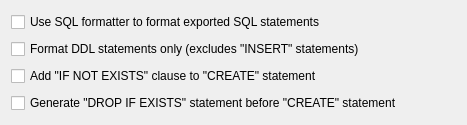
<?xml version="1.0" encoding="UTF-8"?>
<ui version="4.0">
 <class>sqlExportCommonConfig</class>
 <widget class="QWidget" name="sqlExportCommonConfig">
  <property name="geometry">
   <rect>
    <x>0</x>
    <y>0</y>
    <width>467</width>
    <height>125</height>
   </rect>
  </property>
  <property name="windowTitle">
   <string notr="true">Form</string>
  </property>
  <layout class="QGridLayout" name="gridLayout">
   <item row="0" column="0" colspan="2">
    <widget class="QCheckBox" name="formatCheck">
     <property name="text">
      <string>Use SQL formatter to format exported SQL statements</string>
     </property>
     <property name="cfg" stdset="0">
      <string notr="true">SqlExport.UseFormatter</string>
     </property>
    </widget>
   </item>
   <item row="3" column="0" colspan="2">
    <widget class="QCheckBox" name="dropCheck">
     <property name="text">
      <string>Generate &quot;DROP IF EXISTS&quot; statement before &quot;CREATE&quot; statement</string>
     </property>
     <property name="cfg" stdset="0">
      <string notr="true">SqlExport.GenerateDrop</string>
     </property>
    </widget>
   </item>
   <item row="1" column="0" colspan="2">
    <widget class="QCheckBox" name="formatDdlOnlyCheck">
     <property name="text">
      <string>Format DDL statements only (excludes &quot;INSERT&quot; statements)</string>
     </property>
     <property name="cfg" stdset="0">
      <string notr="true">SqlExport.FormatDdlsOnly</string>
     </property>
    </widget>
   </item>
   <item row="2" column="0" colspan="2">
    <widget class="QCheckBox" name="ifNotExistsCheck">
     <property name="text">
      <string>Add &quot;IF NOT EXISTS&quot; clause to &quot;CREATE&quot; statement</string>
     </property>
     <property name="cfg" stdset="0">
      <string notr="true">SqlExport.GenerateIfNotExists</string>
     </property>
    </widget>
   </item>
  </layout>
 </widget>
 <resources/>
 <connections/>
</ui>
